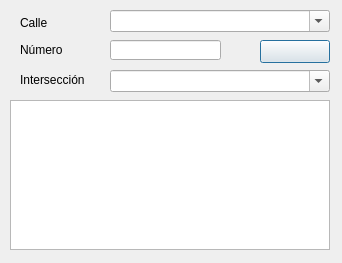
<?xml version="1.0" encoding="UTF-8"?>
<ui version="4.0">
 <class>Form</class>
 <widget class="QWidget" name="Form">
  <property name="windowModality">
   <enum>Qt::WindowModal</enum>
  </property>
  <property name="geometry">
   <rect>
    <x>0</x>
    <y>0</y>
    <width>342</width>
    <height>263</height>
   </rect>
  </property>
  <property name="windowTitle">
   <string>Buscar Dirección </string>
  </property>
  <widget class="QComboBox" name="cmbCalle">
   <property name="geometry">
    <rect>
     <x>110</x>
     <y>10</y>
     <width>220</width>
     <height>22</height>
    </rect>
   </property>
   <property name="editable">
    <bool>true</bool>
   </property>
  </widget>
  <widget class="QLineEdit" name="txtNumero">
   <property name="geometry">
    <rect>
     <x>110</x>
     <y>40</y>
     <width>111</width>
     <height>20</height>
    </rect>
   </property>
  </widget>
  <widget class="QLabel" name="label">
   <property name="geometry">
    <rect>
     <x>20</x>
     <y>13</y>
     <width>90</width>
     <height>20</height>
    </rect>
   </property>
   <property name="text">
    <string>Calle</string>
   </property>
  </widget>
  <widget class="QPushButton" name="cmdBuscar">
   <property name="geometry">
    <rect>
     <x>260</x>
     <y>40</y>
     <width>70</width>
     <height>23</height>
    </rect>
   </property>
   <property name="text">
    <string/>
   </property>
   <property name="icon">
    <iconset>
     <normaloff>icons/img_buscar.png</normaloff>icons/img_buscar.png</iconset>
   </property>
   <property name="shortcut">
    <string>Return</string>
   </property>
   <property name="default">
    <bool>true</bool>
   </property>
  </widget>
  <widget class="QComboBox" name="cmbInterseccion">
   <property name="geometry">
    <rect>
     <x>110</x>
     <y>70</y>
     <width>220</width>
     <height>22</height>
    </rect>
   </property>
   <property name="editable">
    <bool>true</bool>
   </property>
  </widget>
  <widget class="QLabel" name="label_2">
   <property name="geometry">
    <rect>
     <x>20</x>
     <y>40</y>
     <width>90</width>
     <height>20</height>
    </rect>
   </property>
   <property name="text">
    <string>Número</string>
   </property>
  </widget>
  <widget class="QLabel" name="label_3">
   <property name="geometry">
    <rect>
     <x>20</x>
     <y>70</y>
     <width>90</width>
     <height>20</height>
    </rect>
   </property>
   <property name="text">
    <string>Intersección </string>
   </property>
  </widget>
  <widget class="QTableWidget" name="tblResultado">
   <property name="geometry">
    <rect>
     <x>10</x>
     <y>100</y>
     <width>320</width>
     <height>150</height>
    </rect>
   </property>
   <property name="alternatingRowColors">
    <bool>true</bool>
   </property>
   <property name="selectionMode">
    <enum>QAbstractItemView::SingleSelection</enum>
   </property>
   <property name="selectionBehavior">
    <enum>QAbstractItemView::SelectRows</enum>
   </property>
  </widget>
 </widget>
 <resources/>
 <connections/>
</ui>
